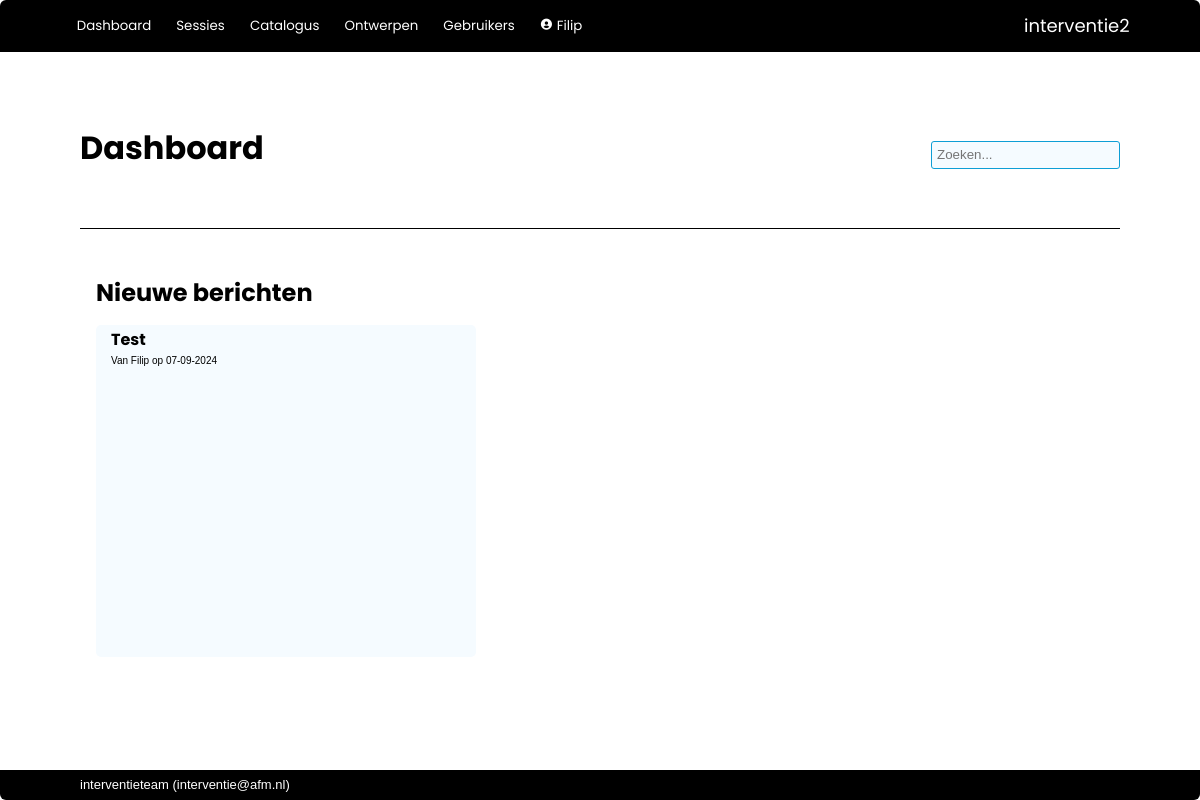
Before: / (signed in) with the older database file.
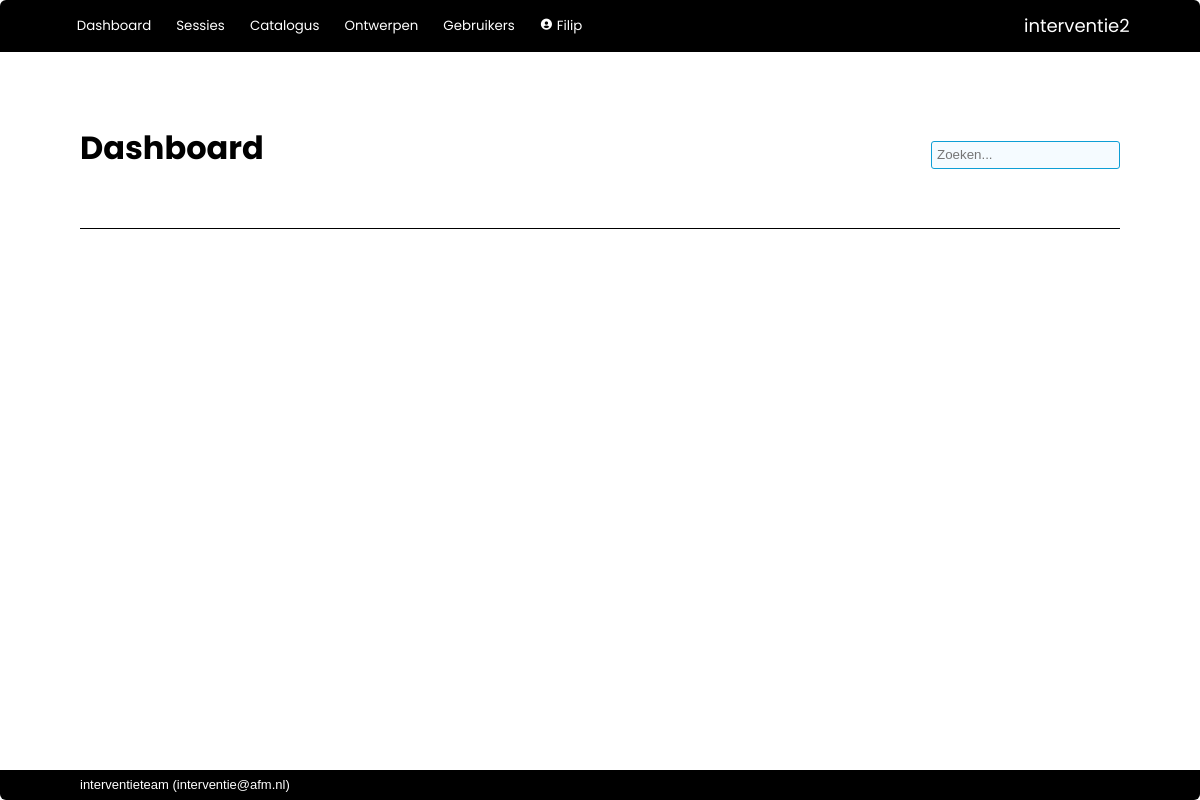
After: the same page with the newer database file.
### interventie2/models.py (models this page shows, shortened)
class Message(db.Model):
    __tablename__ = 'messages'
    id            = db.Column(db.Integer, primary_key=True)
    date_created  = db.Column(db.DateTime(timezone=True), server_default=func.now())
    deliver_after = db.Column(db.DateTime(timezone=True), server_default=func.now())
    subject       = db.Column(db.String(500), nullable=False, default="")
    body          = db.Column(db.String(2000), nullable=False, default="")
    sender_id     = db.Column(db.Integer, db.ForeignKey('users.id'))
    recipient_id  = db.Column(db.Integer, db.ForeignKey('users.id'), nullable=False)
    unread        = db.Column(db.Boolean, nullable=False, default=True)
    archived      = db.Column(db.Boolean, nullable=False, default=True)
    system        = db.Column(db.Boolean, nullable=False, default=True)
    sender = relationship('User', foreign_keys=[sender_id])
    recipient = relationship('User', foreign_keys=[recipient_id])

class User(db.Model, UserMixin):
    __tablename__ = 'users'
    id            = db.Column(db.Integer, primary_key=True)
    name          = db.Column(db.String(80), nullable=False, unique=True)
    password      = db.Column(db.String(200), nullable=False)
    role_id       = db.Column(db.Integer, db.ForeignKey('roles.id'), nullable=False, default=4) #references roles.id
    description   = db.Column(db.String(2000), nullable=False, default="")
    email         = db.Column(db.String(254))
    link          = db.Column(db.String(1000))
    active        = db.Column(db.Boolean, nullable=False, default=True)
    date_created  = db.Column(db.DateTime(timezone=True), server_default=func.now())
    last_seen     = db.Column(db.DateTime(timezone=True), server_default=func.now())
    role = relationship('Role')
    messages = relationship('Message', back_populates='recipient', foreign_keys="Message.recipient_id", cascade='all, delete-orphan')
    messages_sent = relationship('Message', back_populates='sender', foreign_keys="Message.sender_id")
    worksession = relationship('Worksession', back_populates='creator')
    plan = relationship('Plan', back_populates='creator')
    allowed_worksessions = relationship('Worksession', secondary='worksession_access', back_populates='allowed_users')
    owned_instruments = relationship('Instrument', back_populates='owner')
    def unread_messages(self):
        return sum(1 for message in self.messages if (message.unread) and (message.deliver_after.date() <= date.today()))
    def unread_message_alert(self):
        return self.unread_messages() > 0
    def unread_messages_list(self):
        unread_messages = []
        for message in self.messages:
            if (message.unread) and (message.deliver_after.date() <= date.today()):
                unread_messages.append(message)
        return unread_messages

### interventie2/main/routes.py (the view)
@main.route('/', methods=['GET', 'POST'])
@login_required
def index():
	information = { "past_worksessions":  Worksession.query.filter(Worksession.date < datetime.today()).order_by(Worksession.name).count(),
					"current_worksessions":  Worksession.query.filter(Worksession.date == datetime.today()).order_by(Worksession.name).count(),
				    "next_worksessions":  Worksession.query.filter(Worksession.date > datetime.today()).order_by(Worksession.name).count(),
					"instruments": Instrument.query.order_by(Instrument.name).count(),
					"your_past_worksessions":  Worksession.query.filter(Worksession.date < datetime.today()).filter(Worksession.creator == current_user).order_by(Worksession.name).count(),
					"your_current_worksessions": Worksession.query.filter(Worksession.date == datetime.today()).filter(Worksession.creator == current_user).order_by(Worksession.name).count(),
				    "your_next_worksessions":  Worksession.query.filter(Worksession.date > datetime.today()).filter(Worksession.creator == current_user).order_by(Worksession.name).count(),
					"your_instruments": Instrument.query.filter(Instrument.owner == current_user).order_by(Instrument.name).count() }
	next_worksessions = Worksession.query.filter(Worksession.date >= datetime.today().date()).order_by(Worksession.date)
	return render_template('main/index.html',
						information=information,
						next_worksessions=next_worksessions,
						today=datetime.today().date())

### interventie2/models.py (called while the page is built)
@login_manager.user_loader
def load_user(user_id):
    return User.query.get(user_id)

### interventie2/main/templates/main/index.html (shortened to what this page needs)
{% extends 'base.html' %}
{% block page_title %}
Dashboard
{% endblock %}
{% block body %}
{% if current_user.unread_message_alert() %}
    <h1>Nieuwe berichten</h1>
        <div class="card_area">
            {% for message in current_user.unread_messages_list() %}
            <a href="{{ url_for('admin.message', message_id=message.id) }}">
                <div class="card">
                    <div class="card_title">{{ message.subject }}</div>
                    <div class="card_owner">
                        {% if message.sender.name|length >0 %}
                        Van {{ message.sender.name }} op
                        {% endif %}
                        {{ message.deliver_after.strftime('%d-%m-%Y') }}
                    </div>
                </div>
            </a>
            {% endfor %}
        </div>
{% endif %}
{% endblock %}

Changed rows visible on the page:
removed Message: subject "Test", sender.name "Filip", deliver_after "07-09-2024"
Other visible differences:
text no longer shown: "Nieuwe berichten"
